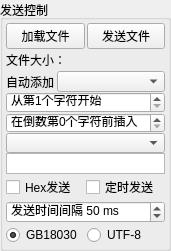
    <widget class="QGroupBox" name="QGBCtrlTx">
     <property name="sizePolicy">
      <sizepolicy hsizetype="Minimum" vsizetype="Minimum">
       <horstretch>0</horstretch>
       <verstretch>0</verstretch>
      </sizepolicy>
     </property>
     <property name="minimumSize">
      <size>
       <width>171</width>
       <height>251</height>
      </size>
     </property>
     <property name="maximumSize">
      <size>
       <width>171</width>
       <height>251</height>
      </size>
     </property>
     <property name="styleSheet">
      <string notr="true"/>
     </property>
     <property name="title">
      <string>发送控制</string>
     </property>
     <property name="flat">
      <bool>false</bool>
     </property>
     <property name="checkable">
      <bool>false</bool>
     </property>
     <layout class="QGridLayout" name="gridLayout_8">
      <property name="leftMargin">
       <number>3</number>
      </property>
      <property name="topMargin">
       <number>3</number>
      </property>
      <property name="rightMargin">
       <number>3</number>
      </property>
      <property name="bottomMargin">
       <number>3</number>
      </property>
      <property name="spacing">
       <number>2</number>
      </property>
      <item row="0" column="0">
       <layout class="QHBoxLayout" name="horizontalLayout_16">
        <property name="spacing">
         <number>2</number>
        </property>
        <property name="bottomMargin">
         <number>0</number>
        </property>
        <item>
         <widget class="QPushButton" name="btnLoadFile">
          <property name="sizePolicy">
           <sizepolicy hsizetype="Expanding" vsizetype="Fixed">
            <horstretch>1</horstretch>
            <verstretch>0</verstretch>
           </sizepolicy>
          </property>
          <property name="text">
           <string>加载文件</string>
          </property>
          <property name="icon">
           <iconset resource="../res/images.qrc">
            <normaloff>:/action/action/edit_open.png</normaloff>:/action/action/edit_open.png</iconset>
          </property>
          <property name="iconSize">
           <size>
            <width>30</width>
            <height>19</height>
           </size>
          </property>
          <property name="checkable">
           <bool>true</bool>
          </property>
         </widget>
        </item>
        <item>
         <widget class="QPushButton" name="btnTxFile">
          <property name="sizePolicy">
           <sizepolicy hsizetype="Expanding" vsizetype="Fixed">
            <horstretch>1</horstretch>
            <verstretch>0</verstretch>
           </sizepolicy>
          </property>
          <property name="text">
           <string>发送文件</string>
          </property>
          <property name="icon">
           <iconset resource="../res/images.qrc">
            <normaloff>:/action/action/mail_fwd.png</normaloff>:/action/action/mail_fwd.png</iconset>
          </property>
          <property name="iconSize">
           <size>
            <width>30</width>
            <height>19</height>
           </size>
          </property>
          <property name="checkable">
           <bool>true</bool>
          </property>
         </widget>
        </item>
       </layout>
      </item>
      <item row="1" column="0">
       <widget class="QLabel" name="lblFileSize">
        <property name="text">
         <string>文件大小：</string>
        </property>
       </widget>
      </item>
      <item row="2" column="0">
       <layout class="QGridLayout" name="gridLayout_7">
        <property name="spacing">
         <number>0</number>
        </property>
        <item row="3" column="0">
         <widget class="QSpinBox" name="spbEnd">
          <property name="sizePolicy">
           <sizepolicy hsizetype="Minimum" vsizetype="Expanding">
            <horstretch>0</horstretch>
            <verstretch>0</verstretch>
           </sizepolicy>
          </property>
          <property name="toolTip">
           <string>&lt;html&gt;&lt;head/&gt;&lt;body&gt;&lt;p&gt;&lt;span style=&quot; font-weight:600;&quot;&gt;插入校验码&lt;/span&gt;的优先级比自动添加&lt;span style=&quot; font-weight:600;&quot;&gt;结束符&lt;/span&gt;要低,所以如果使用自动添加&lt;span style=&quot; font-weight:600;&quot;&gt;结束符&lt;/span&gt;,在&lt;span style=&quot; font-weight:600;&quot;&gt;插入校验码&lt;/span&gt;的时候需要考虑&lt;span style=&quot; font-weight:600; text-decoration: underline;&quot;&gt;结束符所占用的字节长度&lt;/span&gt;&lt;/p&gt;&lt;/body&gt;&lt;/html&gt;</string>
          </property>
          <property name="styleSheet">
           <string notr="true"/>
          </property>
          <property name="suffix">
           <string>个字符前插入</string>
          </property>
          <property name="prefix">
           <string>在倒数第</string>
          </property>
          <property name="maximum">
           <number>2048</number>
          </property>
          <property name="value">
           <number>0</number>
          </property>
          <property name="displayIntegerBase">
           <number>10</number>
          </property>
         </widget>
        </item>
        <item row="5" column="0">
         <widget class="QTextBrowser" name="txtVerify">
          <property name="sizePolicy">
           <sizepolicy hsizetype="Expanding" vsizetype="Minimum">
            <horstretch>0</horstretch>
            <verstretch>0</verstretch>
           </sizepolicy>
          </property>
          <property name="verticalScrollBarPolicy">
           <enum>Qt::ScrollBarAlwaysOff</enum>
          </property>
          <property name="horizontalScrollBarPolicy">
           <enum>Qt::ScrollBarAlwaysOff</enum>
          </property>
         </widget>
        </item>
        <item row="2" column="0">
         <widget class="QSpinBox" name="spbStart">
          <property name="sizePolicy">
           <sizepolicy hsizetype="Minimum" vsizetype="Expanding">
            <horstretch>0</horstretch>
            <verstretch>0</verstretch>
           </sizepolicy>
          </property>
          <property name="toolTip">
           <string>包含第n个字符</string>
          </property>
          <property name="styleSheet">
           <string notr="true"/>
          </property>
          <property name="suffix">
           <string>个字符开始</string>
          </property>
          <property name="prefix">
           <string>从第</string>
          </property>
          <property name="minimum">
           <number>1</number>
          </property>
          <property name="maximum">
           <number>9999999</number>
          </property>
          <property name="value">
           <number>1</number>
          </property>
          <property name="displayIntegerBase">
           <number>10</number>
          </property>
         </widget>
        </item>
        <item row="0" column="0">
         <layout class="QHBoxLayout" name="horizontalLayout_15">
          <property name="spacing">
           <number>3</number>
          </property>
          <item>
           <widget class="QLabel" name="lblTerminator">
            <property name="sizePolicy">
             <sizepolicy hsizetype="Preferred" vsizetype="Preferred">
              <horstretch>1</horstretch>
              <verstretch>0</verstretch>
             </sizepolicy>
            </property>
            <property name="text">
             <string>自动添加</string>
            </property>
           </widget>
          </item>
          <item>
           <widget class="QComboBox" name="cbbTerminator">
            <property name="sizePolicy">
             <sizepolicy hsizetype="Preferred" vsizetype="Fixed">
              <horstretch>3</horstretch>
              <verstretch>0</verstretch>
             </sizepolicy>
            </property>
           </widget>
          </item>
         </layout>
        </item>
        <item row="4" column="0">
         <widget class="QComboBox" name="cbbVerifyStyle">
          <property name="sizePolicy">
           <sizepolicy hsizetype="Preferred" vsizetype="Expanding">
            <horstretch>0</horstretch>
            <verstretch>0</verstretch>
           </sizepolicy>
          </property>
          <property name="toolTip">
           <string>&lt;html&gt;&lt;head/&gt;&lt;body&gt;&lt;p&gt;&lt;span style=&quot; font-weight:600;&quot;&gt;ADD8:&lt;/span&gt;将数据累加,取低8位&lt;/p&gt;&lt;p&gt;&lt;span style=&quot; font-weight:600;&quot;&gt;NADD8:&lt;/span&gt;将数据累加,取低8位,然后取反加1（0-ADD8）&lt;/p&gt;&lt;p&gt;&lt;span style=&quot; font-weight:600;&quot;&gt;XOR8:&lt;/span&gt;将8位数据异或&lt;/p&gt;&lt;p&gt;&lt;span style=&quot; font-weight:600;&quot;&gt;CRC16_Modbus:&lt;/span&gt;用于Modbus-RTU协议,输出字节反序,低位字节在前,高位字节在后&lt;/p&gt;&lt;p&gt;&lt;span style=&quot; font-weight:600;&quot;&gt;CRC16_CCITT:&lt;/span&gt;多项式0x1021,常用的CRC校验之一&lt;/p&gt;&lt;p&gt;&lt;span style=&quot; font-weight:600;&quot;&gt;CRC16_CCITT_FALSE:&lt;/span&gt;多项式0x1021,常用的CRC校验之一&lt;/p&gt;&lt;p&gt;&lt;span style=&quot; font-weight:600;&quot;&gt;CRC16_USB:&lt;/span&gt;用于USB通信协议&lt;/p&gt;&lt;p&gt;&lt;span style=&quot; font-weight:600;&quot;&gt;CRC32:&lt;/span&gt;多项式0x04C11DB7 IEEE 802.3标准&lt;/p&gt;&lt;p&gt;&lt;span style=&quot; font-weight:600;&quot;&gt;LRC:&lt;/span&gt;NADD8的字符模式,专用于字符发送模式,只会统计字符串中HEX格式的数据,校验算法与NADD8一致,得到的1字节再分拆成两个ASCII字符(用于Mosbus-ASCII)&lt;/p&gt;&lt;/body&gt;&lt;/html&gt;</string>
          </property>
         </widget>
        </item>
       </layout>
      </item>
      <item row="3" column="0">
       <layout class="QHBoxLayout" name="horizontalLayout_14">
        <property name="spacing">
         <number>0</number>
        </property>
        <item>
         <widget class="QCheckBox" name="chbTxHex">
          <property name="sizePolicy">
           <sizepolicy hsizetype="Minimum" vsizetype="Fixed">
            <horstretch>1</horstretch>
            <verstretch>0</verstretch>
           </sizepolicy>
          </property>
          <property name="text">
           <string>Hex发送</string>
          </property>
         </widget>
        </item>
        <item>
         <widget class="QCheckBox" name="chbTimedTx">
          <property name="sizePolicy">
           <sizepolicy hsizetype="Minimum" vsizetype="Fixed">
            <horstretch>1</horstretch>
            <verstretch>0</verstretch>
           </sizepolicy>
          </property>
          <property name="text">
           <string>定时发送</string>
          </property>
         </widget>
        </item>
       </layout>
      </item>
      <item row="4" column="0">
       <widget class="QSpinBox" name="spbTxInterval">
        <property name="sizePolicy">
         <sizepolicy hsizetype="Minimum" vsizetype="Fixed">
          <horstretch>0</horstretch>
          <verstretch>0</verstretch>
         </sizepolicy>
        </property>
        <property name="minimumSize">
         <size>
          <width>61</width>
          <height>22</height>
         </size>
        </property>
        <property name="toolTip">
         <string>最小20ms</string>
        </property>
        <property name="autoFillBackground">
         <bool>false</bool>
        </property>
        <property name="suffix">
         <string> ms</string>
        </property>
        <property name="prefix">
         <string>发送时间间隔 </string>
        </property>
        <property name="minimum">
         <number>20</number>
        </property>
        <property name="maximum">
         <number>99999</number>
        </property>
        <property name="value">
         <number>50</number>
        </property>
       </widget>
      </item>
      <item row="5" column="0">
       <layout class="QHBoxLayout" name="horizontalLayout_13">
        <item>
         <widget class="QRadioButton" name="rdbGB18030">
          <property name="sizePolicy">
           <sizepolicy hsizetype="Minimum" vsizetype="Fixed">
            <horstretch>1</horstretch>
            <verstretch>0</verstretch>
           </sizepolicy>
          </property>
          <property name="toolTip">
           <string>&lt;html&gt;&lt;head/&gt;&lt;body&gt;&lt;p&gt;选择中文编码，可选utf-8和GB18030，GB18030兼容GBK，GB2312。window系统的936即GB2312。&lt;/p&gt;&lt;/body&gt;&lt;/html&gt;</string>
          </property>
          <property name="text">
           <string>GB18030</string>
          </property>
          <property name="checked">
           <bool>true</bool>
          </property>
          <attribute name="buttonGroup">
           <string notr="true">buttonGroup</string>
          </attribute>
         </widget>
        </item>
        <item>
         <widget class="QRadioButton" name="rdbUTF8">
          <property name="sizePolicy">
           <sizepolicy hsizetype="Minimum" vsizetype="Fixed">
            <horstretch>1</horstretch>
            <verstretch>0</verstretch>
           </sizepolicy>
          </property>
          <property name="toolTip">
           <string>&lt;html&gt;&lt;head/&gt;&lt;body&gt;&lt;p&gt;选择中文编码，可选utf-8和GB18030，GB18030兼容GBK，GB2312。window系统的936即GB2312。&lt;/p&gt;&lt;/body&gt;&lt;/html&gt;</string>
          </property>
          <property name="text">
           <string>UTF-8</string>
          </property>
          <attribute name="buttonGroup">
           <string notr="true">buttonGroup</string>
          </attribute>
         </widget>
        </item>
       </layout>
      </item>
     </layout>
    </widget>
